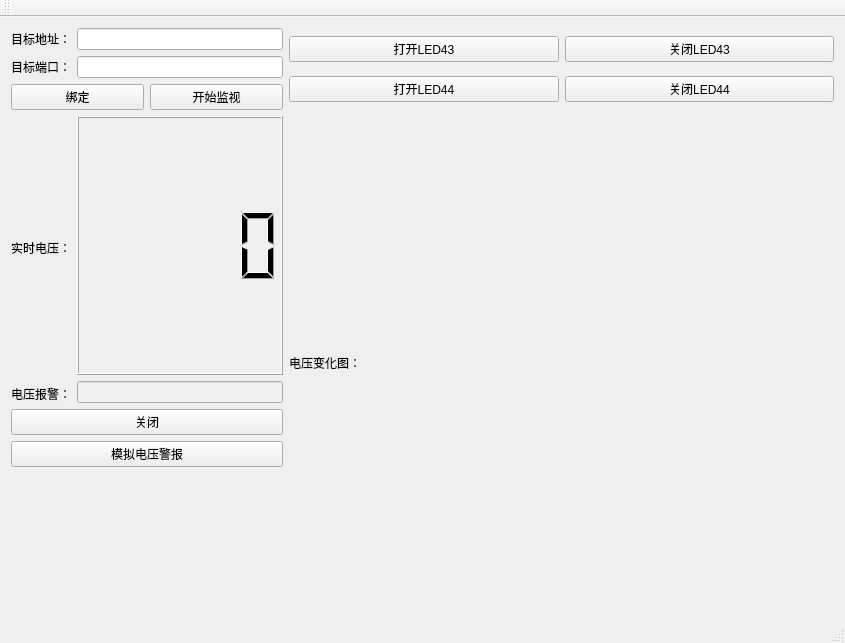
<?xml version="1.0" encoding="UTF-8"?>
<ui version="4.0">
 <class>MainWindow</class>
 <widget class="QMainWindow" name="MainWindow">
  <property name="geometry">
   <rect>
    <x>0</x>
    <y>0</y>
    <width>845</width>
    <height>643</height>
   </rect>
  </property>
  <property name="windowTitle">
   <string>MainWindow</string>
  </property>
  <widget class="QWidget" name="centralWidget">
   <layout class="QVBoxLayout" name="verticalLayout_7" stretch="1,2">
    <item>
     <layout class="QHBoxLayout" name="horizontalLayout_7" stretch="1,2">
      <item>
       <layout class="QVBoxLayout" name="verticalLayout">
        <item>
         <layout class="QHBoxLayout" name="horizontalLayout">
          <item>
           <widget class="QLabel" name="IP_label">
            <property name="text">
             <string>目标地址：</string>
            </property>
           </widget>
          </item>
          <item>
           <widget class="QLineEdit" name="IP_lineEdit"/>
          </item>
         </layout>
        </item>
        <item>
         <layout class="QHBoxLayout" name="horizontalLayout_2">
          <item>
           <widget class="QLabel" name="Port_label">
            <property name="text">
             <string>目标端口：</string>
            </property>
           </widget>
          </item>
          <item>
           <widget class="QLineEdit" name="Port_lineEdit"/>
          </item>
         </layout>
        </item>
        <item>
         <layout class="QHBoxLayout" name="horizontalLayout_3">
          <item>
           <widget class="QPushButton" name="bind_bt">
            <property name="text">
             <string>绑定</string>
            </property>
           </widget>
          </item>
          <item>
           <widget class="QPushButton" name="start_bt">
            <property name="text">
             <string>开始监视</string>
            </property>
           </widget>
          </item>
         </layout>
        </item>
       </layout>
      </item>
      <item>
       <layout class="QVBoxLayout" name="verticalLayout_2">
        <item>
         <layout class="QHBoxLayout" name="horizontalLayout_4">
          <item>
           <widget class="QPushButton" name="led43_on_bt">
            <property name="text">
             <string>打开LED43</string>
            </property>
           </widget>
          </item>
          <item>
           <widget class="QPushButton" name="led43_off_bt">
            <property name="text">
             <string>关闭LED43</string>
            </property>
           </widget>
          </item>
         </layout>
        </item>
        <item>
         <layout class="QHBoxLayout" name="horizontalLayout_5">
          <item>
           <widget class="QPushButton" name="led44_on_bt">
            <property name="text">
             <string>打开LED44</string>
            </property>
           </widget>
          </item>
          <item>
           <widget class="QPushButton" name="led44_off_bt">
            <property name="text">
             <string>关闭LED44</string>
            </property>
           </widget>
          </item>
         </layout>
        </item>
       </layout>
      </item>
     </layout>
    </item>
    <item>
     <layout class="QHBoxLayout" name="horizontalLayout_8" stretch="1,2">
      <item>
       <layout class="QVBoxLayout" name="verticalLayout_6" stretch="2,0,0,1">
        <item>
         <layout class="QHBoxLayout" name="horizontalLayout_6">
          <item>
           <layout class="QVBoxLayout" name="verticalLayout_4">
            <item>
             <spacer name="verticalSpacer_2">
              <property name="orientation">
               <enum>Qt::Vertical</enum>
              </property>
              <property name="sizeHint" stdset="0">
               <size>
                <width>20</width>
                <height>40</height>
               </size>
              </property>
             </spacer>
            </item>
            <item>
             <widget class="QLabel" name="volval_label">
              <property name="text">
               <string>实时电压：</string>
              </property>
             </widget>
            </item>
            <item>
             <spacer name="verticalSpacer">
              <property name="orientation">
               <enum>Qt::Vertical</enum>
              </property>
              <property name="sizeHint" stdset="0">
               <size>
                <width>20</width>
                <height>40</height>
               </size>
              </property>
             </spacer>
            </item>
            <item>
             <widget class="QLabel" name="vol_alert_label">
              <property name="text">
               <string>电压报警：</string>
              </property>
             </widget>
            </item>
           </layout>
          </item>
          <item>
           <layout class="QVBoxLayout" name="verticalLayout_3">
            <item>
             <widget class="QLCDNumber" name="lcdNumber"/>
            </item>
            <item>
             <widget class="QLineEdit" name="vol_alert_lineEdit">
              <property name="enabled">
               <bool>false</bool>
              </property>
             </widget>
            </item>
           </layout>
          </item>
         </layout>
        </item>
        <item>
         <widget class="QPushButton" name="pushButton">
          <property name="text">
           <string>关闭</string>
          </property>
         </widget>
        </item>
        <item>
         <widget class="QPushButton" name="pushButton_2">
          <property name="text">
           <string>模拟电压警报</string>
          </property>
         </widget>
        </item>
        <item>
         <spacer name="verticalSpacer_3">
          <property name="orientation">
           <enum>Qt::Vertical</enum>
          </property>
          <property name="sizeHint" stdset="0">
           <size>
            <width>20</width>
            <height>40</height>
           </size>
          </property>
         </spacer>
        </item>
       </layout>
      </item>
      <item>
       <layout class="QVBoxLayout" name="verticalLayout_5">
        <item>
         <widget class="QLabel" name="vol_var_label">
          <property name="text">
           <string>电压变化图：</string>
          </property>
         </widget>
        </item>
       </layout>
      </item>
     </layout>
    </item>
   </layout>
  </widget>
  <widget class="QMenuBar" name="menuBar">
   <property name="geometry">
    <rect>
     <x>0</x>
     <y>0</y>
     <width>845</width>
     <height>26</height>
    </rect>
   </property>
  </widget>
  <widget class="QToolBar" name="mainToolBar">
   <attribute name="toolBarArea">
    <enum>TopToolBarArea</enum>
   </attribute>
   <attribute name="toolBarBreak">
    <bool>false</bool>
   </attribute>
  </widget>
  <widget class="QStatusBar" name="statusBar"/>
 </widget>
 <layoutdefault spacing="6" margin="11"/>
 <resources/>
 <connections/>
</ui>
